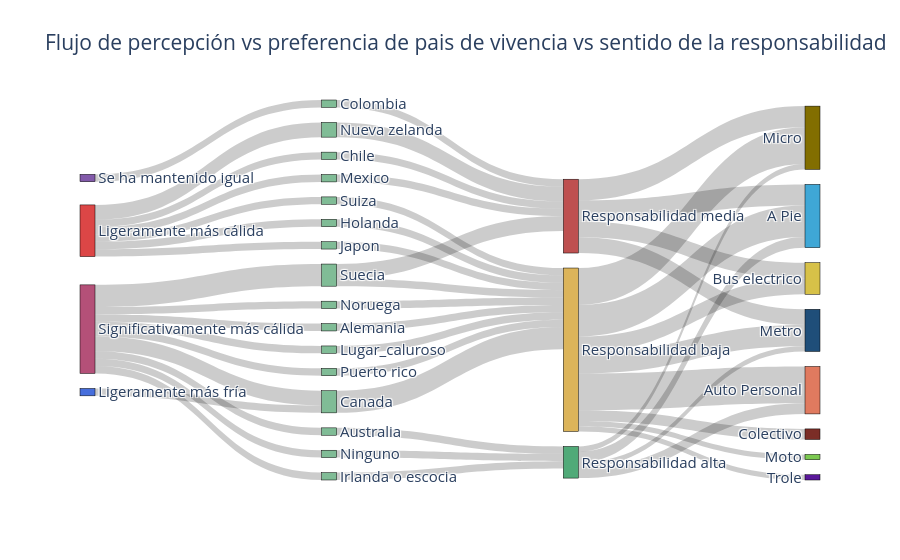

The notebook cell saved with this chart:
### Code cell
nodes = dict(
    pad=15,
    thickness=15,
    line = dict(color = "black", width = 0.5),
    label = labels ,
    color = colores,
)

links = dict(
    source = sources,
    target = targets,
    value = valores
)

data = Sankey(
    node = nodes,
    link = links
)

fig = Figure(data=[data])
fig.update_layout(title_text="Flujo de percepción vs preferencia de pais de vivencia vs sentido de la responsabilidad", font_size=15)
fig.show()

### Figure 1 — Plotly figure (JSON) as saved in the notebook; plotly's stock layout.template omitted (floating-point values rounded to 4 significant figures)
{"data": [{"link": {"source": [0, 0, 0, 0, 0, 0, 1, 1, 1, 1, 1, 1, 1, 1, 1, 2, 3, 4, 5, 6, 7, 7, 8, 9, 10, 11, 12, 13, 14, 15, 16, 17, 18, 19, 20, 20, 20, 20, 21, 21, 21, 21, 21, 21, 21, 21, 22, 22, 22, 22], "target": [4, 6, 8, 12, 14, 18, 5, 7, 9, 10, 11, 13, 16, 17, 19, 15, 9, 20, 21, 21, 20, 21, 20, 21, 21, 21, 21, 22, 20, 20, 22, 22, 21, 21, 23, 24, 25, 26, 23, 24, 25, 26, 27, 28, 29, 30, 24, 25, 26, 27], "value": [2, 1, 1, 1, 1, 1, 1, 3, 2, 1, 1, 1, 1, 1, 1, 1, 1, 2, 1, 1, 2, 1, 1, 3, 1, 1, 1, 1, 1, 1, 1, 1, 1, 1, 2.143, 2.857, 2.857, 2.143, 2.143, 5, 4.286, 2.857, 5, 1.429, 0.7143, 0.7143, 0.7143, 1.429, 0.7143, 1.429]}, "node": {"color": ["#dc4646", "#b45078", "#825aaa", "#466edc", "#80bc96", "#80bc96", "#80bc96", "#80bc96", "#80bc96", "#80bc96", "#80bc96", "#80bc96", "#80bc96", "#80bc96", "#80bc96", "#80bc96", "#80bc96", "#80bc96", "#80bc96", "#80bc96", "#be5050", "#dcb45a", "#50aa78", "#D7C148", "#826E00", "#3FA7D6", "#1F4E79", "#E07A5F", "#7B2D26", "#7BC950", "#5A189A"], "label": ["Ligeramente más cálida", "Significativamente más cálida", "Se ha mantenido igual", "Ligeramente más fría", "Nueva zelanda", "Noruega", "Suiza", "Suecia", "Chile", "Canada", "Alemania", "Lugar_caluroso", "Holanda", "Australia", "Mexico", "Colombia", "Ninguno", "Irlanda o escocia", "Japon", "Puerto rico", "Responsabilidad media", "Responsabilidad baja", "Responsabilidad alta", "Bus electrico", "Micro", "A Pie", "Metro", "Auto Personal", "Colectivo", "Moto", "Trole"], "line": {"color": "black", "width": 0.5}, "pad": 15, "thickness": 15}, "type": "sankey"}], "layout": {"font": {"size": 15}, "title": {"text": "Flujo de percepción vs preferencia de pais de vivencia vs sentido de la responsabilidad"}}}
